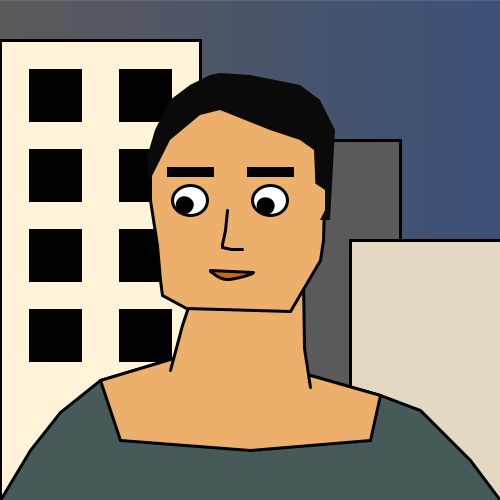
Frame 1 (no input)
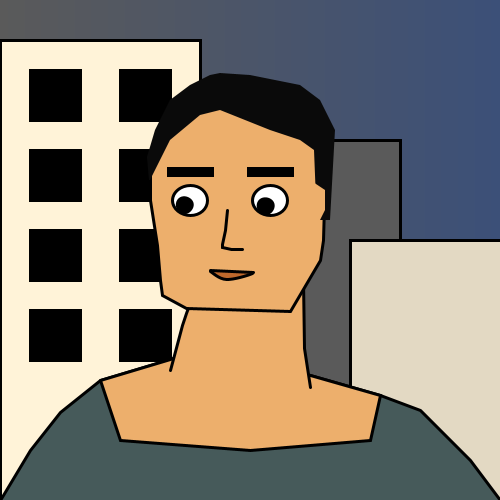
Frame 60 (the mouse pressed at the canvas centre just before this capture)
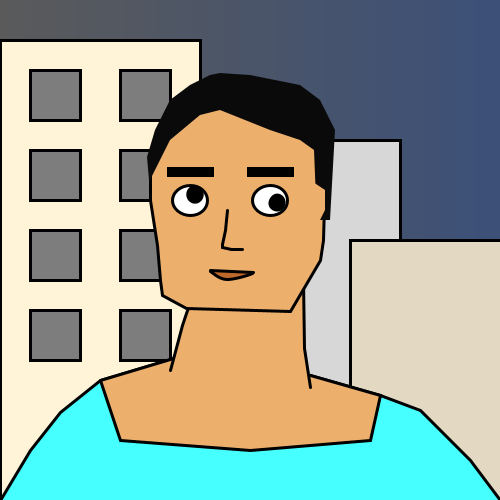
Frame 120 (the mouse held since frame 60 and released just before this capture)

The Processing sketch that drew these frames (run headless with seeded random() and noise(); from frame 60 on, the mouse is pressed at the canvas centre):

// Processing sketch: processing_147120
// ── processing_147120.pde

 //This code was made by Mariam Osman
//Please roll over to the drawing
//Declaration 
color b1, b2;
float x=230;
float y=140;
float eyeSize=30;
float a=0;
float h=0;

void setup()
{
  size(500,500);
   b1 = color(90); // For the gradient background; The first color from left going to right
   b2 = color(60,80,120); // The second color
   
}
 
void draw()
{
   
  setGradient(0, 0, width, height, b1, b2); 
  //Buildings
  fill(255, 243, 216);
  stroke(0);
  strokeWeight(3);
  rect(0, 40, 200, 460);
  fill(255);
  rect(250, 140, 150, 260);
  fill((mouseX/2)+90);
  rect(250, 140, 150, 260);
  fill(227, 217, 195);
  rect(350, 240, 200, 260);

  
  //Windows  
  fill(mouseX/2);
  stroke(0);
  strokeWeight(3);
  rect(30, 70, 50, 50);
  rect(120, 150, 50, 50);
  rect(30, 230, 50, 50);
  rect(120, 310, 50, 50);
  fill(mouseY/2);
  rect(120, 70, 50, 50);
  rect(30, 150, 50, 50);
  rect(120, 230, 50, 50); 
  rect(30, 310, 50, 50);
  
  //begin shirt
  stroke(0);
  strokeWeight(3);
  fill(70,mouseX+90,mouseY+90);
  beginShape();
  vertex(0, 500);
  vertex(30, 450);
  vertex(60, 412);
  vertex(100, 380);
  vertex(200, 350);
  vertex(283, 369);
  vertex(310, 375);
  vertex(380, 395);
  vertex(420, 410);
  vertex(470, 460);
  vertex(500, 500);
  endShape();
  //end shirt
    
  //begin bottom of neck
  fill(237,175,108);
  beginShape();
  vertex(100, 380);
  vertex(200, 350);
  vertex(283, 369);
  vertex(310, 375);
  vertex(380, 395);
  vertex(370, 440);
  vertex(250, 450);
  vertex(120, 440);
  vertex(100, 380);
  endShape();
  //end bottom of neck
    
  //begin top of neck
  beginShape();
  vertex(170,370);
  vertex(182,325);
  vertex(186,313);
  vertex(202,270);
  vertex(303,280);
  vertex(304,348);
  vertex(310,387);
  endShape();
  //end top of neck
    
  //begin face
  stroke(0);
  strokeWeight(3);
  beginShape();
  vertex(186,308);
  vertex(290,311);
  vertex(320,260);
  vertex(323,240);
  vertex(325,170);
  vertex(310,120);
  vertex(280,90);
  vertex(250,85);
  vertex(190,100);
  vertex(170,125);
  vertex(150,170);
  vertex(150,200);
  vertex(157,245);
  vertex(160,280);
  vertex(162,295);
  vertex(186,308);
  endShape();
  //end face
    
  //begin hair
  fill(10);
  noStroke();
  beginShape();
  vertex(149, 180);
  vertex(147, 157);
  vertex(155, 130);
  vertex(170, 100);
  vertex(190, 85);
  vertex(210, 75);
  vertex(220, 73);
  vertex(250, 75);
  vertex(300, 85);
  vertex(320, 100);
  vertex(335, 130);
  vertex(330, 220);
  vertex(328, 220);
  vertex(318, 220);
  vertex(316, 200);
  vertex(314, 150);
  vertex(300, 140);
  vertex(270, 130);
  vertex(220, 110);
  vertex(200, 115);
  vertex(170, 140);
  vertex(150, 180);
  endShape();
  //end hair
  
  //begin ear
  fill(237,175,108);
  beginShape();
  vertex(310,240);
  vertex(325,210);
  vertex(325,190);
  vertex(310,180);
  endShape();
  //end ear 

  stroke(0);
  strokeWeight(7);
    
  //begin eyebrows
  fill(0);
  rect(170,170, 40, 3);
  rect(250,170, 40, 3);

    
  //begin nose line
  noFill();
  strokeWeight(3);
  beginShape();
  vertex(242,249);
  vertex(231,249);
  vertex(222,247);
  vertex(222,244);
  vertex(225,230);
  vertex(227,210);
  
  endShape();
  //end nose line
    
  
  //begin left eye
 
  pushMatrix();
  translate(x-40, y+60-h);
  fill(255);
  //draw white eyeball
  ellipse(0, 0, eyeSize+5, eyeSize);
  a=atan2((mouseX-(x-40)), (mouseY-(y+60)));
  rotate(-a);

  //begin the iris
  fill(0);
  ellipse(eyeSize/4, 0, eyeSize/2, eyeSize/2);
  popMatrix();
 
 
  //begin right eye
  pushMatrix();
  translate(x+40, y+60-h);
  fill(255);
  ellipse(0, 0, eyeSize+5, eyeSize);
  a=atan2((mouseX-(x+40)), (mouseY-(y+60-h)));
  rotate(-a);
  
  //begin the iris
  fill(0);
  ellipse(eyeSize/4, 0, eyeSize/2, eyeSize/2);
  popMatrix();

    
  //begin lip
  fill(190,104,44);
  stroke(0);
  strokeWeight(3);
  beginShape();
  curveVertex(205,265);
  curveVertex(210,271);
  curveVertex(226,279);
  curveVertex(252,273);
  curveVertex(253,267);
  endShape();
  line(210,270,253,272);
  //end lip



}

  //The gradient function
void setGradient(int x, int y, float w, float h, color c1, color c2 ) 
{
// Left to right gradient
    for (int i = x; i <= x+w; i++) 
    {
      float inter = map(i, x, x+w, 0, 1); 
      color c = lerpColor(c1, c2, inter); 
      stroke(c); 
      line(i, y, i, y+h); 
  
    }
}
